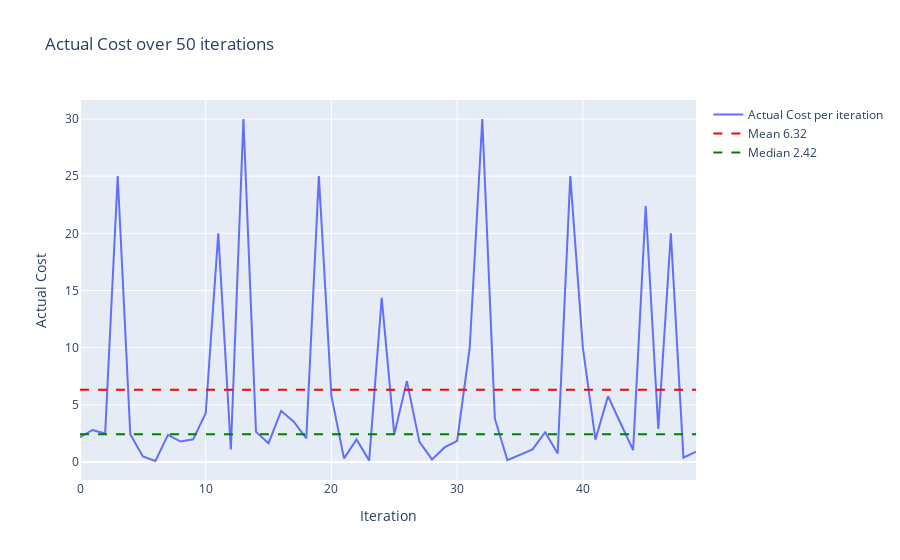
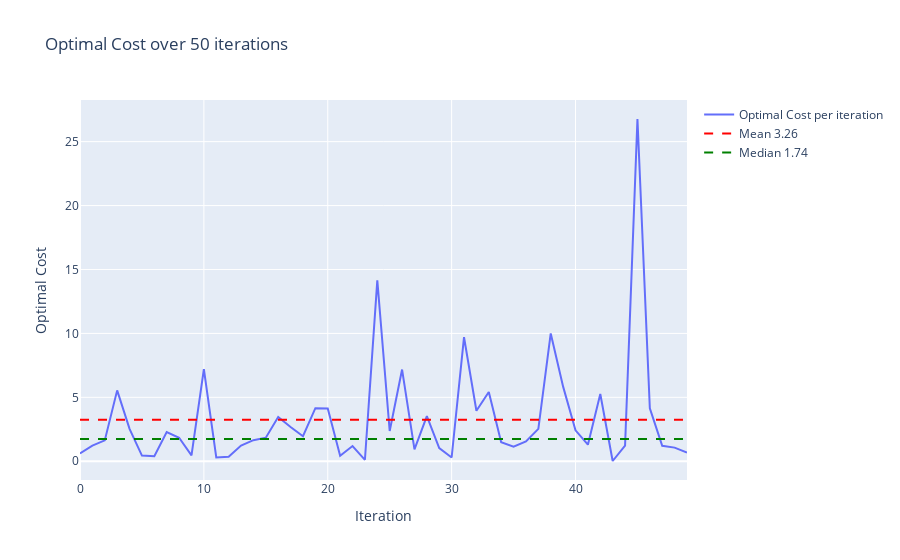
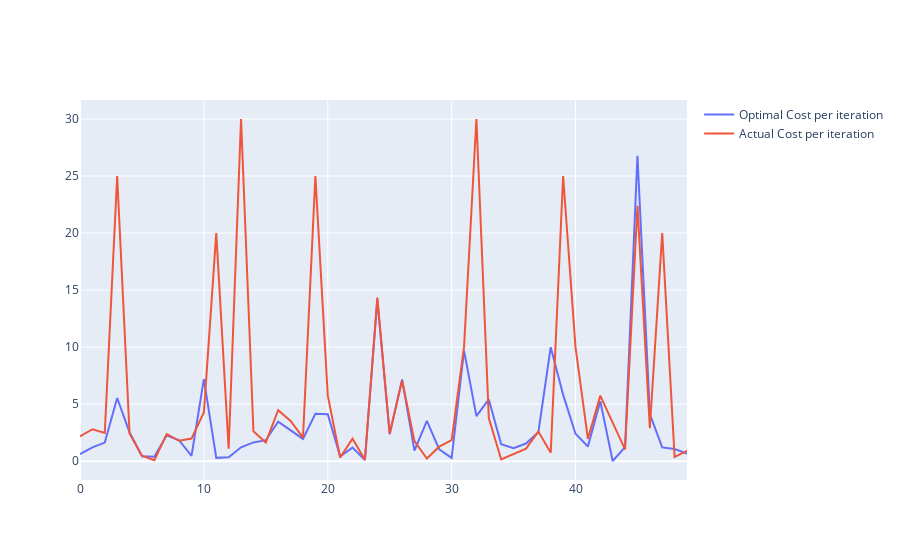

Notebook code cell kept with these figures, in order:
### Code cell
methods.plot_plotly(data=test_df['actual_cost'], data_label='Actual Cost')
methods.plot_plotly(data=test_df['optimal_cost'], data_label='Optimal Cost')
methods.multi_plot_plotly(data=[test_df['optimal_cost'], test_df['actual_cost']], data_label=['Optimal Cost', 'Actual Cost'])

### Figure 1 — Plotly figure (JSON) as saved in the notebook; plotly's stock layout.template omitted (floating-point values rounded to 4 significant figures)
{"data": [{"mode": "lines", "name": "Actual Cost per iteration", "type": "scatter", "y": [2.169, 2.804, 2.488, 25, 2.423, 0.4904, 0.09, 2.38, 1.794, 1.984, 4.268, 20, 1.094, 30, 2.634, 1.648, 4.478, 3.528, 2.062, 25, 5.768, 0.3225, 1.978, 0.1239, 14.36, 2.424, 7.074, 1.758, 0.2306, 1.276, 1.852, 10, 30, 3.792, 0.1568, 0.6247, 1.101, 2.601, 0.7394, 25, 10, 1.962, 5.75, 3.39, 1.037, 22.39, 2.894, 20, 0.3842, 0.9067]}, {"line": {"color": "red", "dash": "dash"}, "mode": "lines", "name": "Mean 6.32", "type": "scatter", "x": [0, 49], "y": [6.325, 6.325]}, {"line": {"color": "green", "dash": "dash"}, "mode": "lines", "name": "Median 2.42", "type": "scatter", "x": [0, 49], "y": [2.424, 2.424]}], "layout": {"title": {"text": "Actual Cost over 50 iterations"}, "xaxis": {"title": {"text": "Iteration"}}, "yaxis": {"title": {"text": "Actual Cost"}}}}

### Figure 2 — Plotly figure (JSON) as saved in the notebook; plotly's stock layout.template omitted (floating-point values rounded to 4 significant figures)
{"data": [{"mode": "lines", "name": "Optimal Cost per iteration", "type": "scatter", "y": [0.6118, 1.218, 1.633, 5.543, 2.534, 0.4406, 0.3897, 2.276, 1.84, 0.4639, 7.201, 0.2957, 0.3539, 1.222, 1.649, 1.842, 3.47, 2.673, 1.956, 4.151, 4.121, 0.427, 1.192, 0.1137, 14.15, 2.365, 7.173, 0.9355, 3.535, 1.033, 0.2925, 9.702, 3.952, 5.415, 1.486, 1.145, 1.55, 2.534, 10, 5.837, 2.415, 1.294, 5.259, 0.01964, 1.231, 26.77, 4.131, 1.212, 1.065, 0.6762]}, {"line": {"color": "red", "dash": "dash"}, "mode": "lines", "name": "Mean 3.26", "type": "scatter", "x": [0, 49], "y": [3.256, 3.256]}, {"line": {"color": "green", "dash": "dash"}, "mode": "lines", "name": "Median 1.74", "type": "scatter", "x": [0, 49], "y": [1.745, 1.745]}], "layout": {"title": {"text": "Optimal Cost over 50 iterations"}, "xaxis": {"title": {"text": "Iteration"}}, "yaxis": {"title": {"text": "Optimal Cost"}}}}

### Figure 3 — Plotly figure (JSON) as saved in the notebook; plotly's stock layout.template omitted (floating-point values rounded to 4 significant figures)
{"data": [{"mode": "lines", "name": "Optimal Cost per iteration", "type": "scatter", "y": [0.6118, 1.218, 1.633, 5.543, 2.534, 0.4406, 0.3897, 2.276, 1.84, 0.4639, 7.201, 0.2957, 0.3539, 1.222, 1.649, 1.842, 3.47, 2.673, 1.956, 4.151, 4.121, 0.427, 1.192, 0.1137, 14.15, 2.365, 7.173, 0.9355, 3.535, 1.033, 0.2925, 9.702, 3.952, 5.415, 1.486, 1.145, 1.55, 2.534, 10, 5.837, 2.415, 1.294, 5.259, 0.01964, 1.231, 26.77, 4.131, 1.212, 1.065, 0.6762]}, {"mode": "lines", "name": "Actual Cost per iteration", "type": "scatter", "y": [2.169, 2.804, 2.488, 25, 2.423, 0.4904, 0.09, 2.38, 1.794, 1.984, 4.268, 20, 1.094, 30, 2.634, 1.648, 4.478, 3.528, 2.062, 25, 5.768, 0.3225, 1.978, 0.1239, 14.36, 2.424, 7.074, 1.758, 0.2306, 1.276, 1.852, 10, 30, 3.792, 0.1568, 0.6247, 1.101, 2.601, 0.7394, 25, 10, 1.962, 5.75, 3.39, 1.037, 22.39, 2.894, 20, 0.3842, 0.9067]}], "layout": {}}
